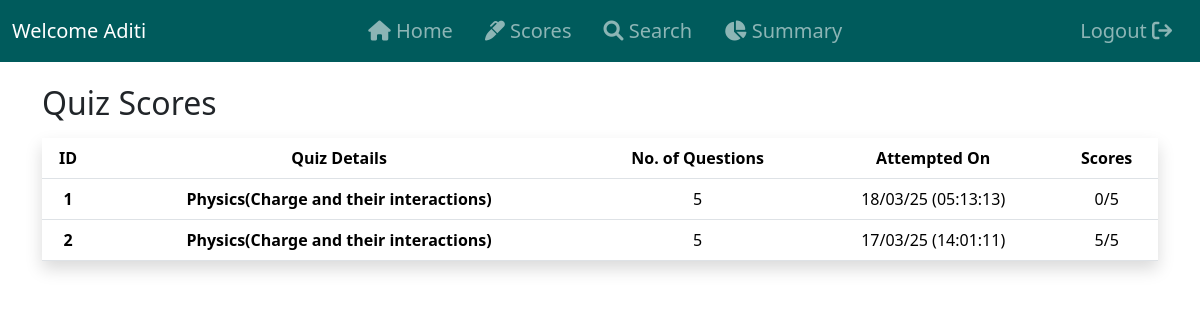
The app's page /quiz_scores/2 (signed in) with its own data.
### controllers/models.py (models this page shows, shortened)
class User(db.Model, UserMixin):
    __tablename__ = 'user'
    id = db.Column(db.Integer, primary_key=True)
    fullname = db.Column(db.String(200), nullable=False)
    email = db.Column(db.String(150), unique=True, nullable=False)
    username = db.Column(db.String(100), unique=True, nullable=False)
    dob = db.Column(db.Date, nullable=False)
    qualification = db.Column(db.String(200))
    document_path = db.Column(db.String(length=200), nullable=False)  # Path to uploaded document
    password = db.Column(db.String(60), nullable=False)

class Score(db.Model):
    id = db.Column(db.Integer, primary_key=True)
    quiz_id = db.Column(db.Integer, db.ForeignKey('quiz.id'), nullable=False)
    user_id = db.Column(db.Integer, db.ForeignKey('user.id'), nullable=False)
    time_stamp_of_attempt = db.Column(db.DateTime, default=func.now())
    total_scored = db.Column(db.Integer, nullable=False)
    user = db.relationship('User', backref='scores')
    @hybrid_property
    def formatted_timestamp(self):
        if self.time_stamp_of_attempt:
            return self.time_stamp_of_attempt.strftime("%d/%m/%y (%H:%M:%S)")
        return None

class Subject(db.Model):
    id = db.Column(db.Integer, primary_key=True)
    name = db.Column(db.String(200), unique=True, nullable=False)
    description = db.Column(db.Text)
    chapters = db.relationship('Chapter', backref='subject', cascade='all, delete-orphan')

class Chapter(db.Model):
    id = db.Column(db.Integer, primary_key=True)
    name = db.Column(db.String(200), nullable=False, unique=True)
    description = db.Column(db.Text, nullable=False)
    no_of_quizes = db.Column(db.Integer, nullable=False) # I don't know how to use this stuff.
    subject_id = db.Column(db.Integer, db.ForeignKey('subject.id'), nullable=False)
    quizzes = db.relationship('Quiz', backref='chapter', cascade='all, delete-orphan')

### controllers/routes.py (the view)
@app.route('/quiz_scores/<int:user_id>')
@login_required
def quiz_scores(user_id=None):
    scores = (
        Score.query
        .join(Quiz)  # Join to access Quiz fields
        .filter(Score.user_id == user_id)
        .order_by(Quiz.chapter_id, Score.time_stamp_of_attempt.desc())  # Order by chapter and time_stamp_of_attempt
        .options(joinedload(Score.quiz))  # Eager load to reduce queries
        .all()
    )
    return render_template('quiz_scores.html', scores=scores)

### controllers/models.py (called while the page is built)
@login_manager.user_loader
def load_user(user_id):
    try:
        user_type, id = user_id.split('-')
        id = int(id)
        if user_type == 'admin':
            return Admin.query.get(id)
        else:
            return User.query.get(id)
    except (ValueError, AttributeError):
        print(f"ERROR: Invalid user_id: {user_id}")
        return None

    @hybrid_property
    def no_of_questions(self):
        return len(self.questions)

### controllers/templates/quiz_scores.html (shortened to what this page needs)
{% extends 'base.html' %}
{% block content %}
    <div class="container mt-4">
            <h2>Quiz Scores</h2>
            {% if scores %}
                <table class="table table-hover shadow mt-3">
                    <thead>
                        <tr>
                            <th scope="col" class="text-center">ID</th>
                            <th scope="col" class="text-center">Quiz Details</th>
                            <th scope="col" class="text-center">No. of Questions</th>
                            <th scope="col" class="text-center">Attempted On</th>
                            <th scope="col" class="text-center">Scores</th>
                        </tr>
                    </thead>
                    <tbody>
                        {% for score in scores %}
                            <tr>
                                <th scope="col" class="text-center">{{ loop.index }}</th>
                                <th scope="col" class="text-center">{{ score.quiz.subject.name }}({{ score.quiz.chapter.name }})</th>
                                <td class="text-center">{{score.quiz.no_of_questions}}</td>
                                <td class="text-center">{{score.formatted_timestamp}}</td>
                                <td class="text-center">{{score.total_scored}}/{{score.quiz.no_of_questions}}</td>
                            </tr>
                        {% endfor %}
                    </tbody>
                </table>
            {% else %}
                <div class="container"><h3 style="color: #808080;">You haven't participated in any quiz yet! Participate to have scores</h3></div>
            {% endif %}
    </div>
{% endblock%}

### controllers/templates/base.html (shortened to what this page needs)
<!doctype html>
<html lang="en">
<head>
    <link rel="stylesheet" href="https://cdnjs.cloudflare.com/ajax/libs/font-awesome/6.0.0-beta3/css/all.min.css">
    <link href="https://cdn.jsdelivr.net/npm/bootstrap@5.3.3/dist/css/bootstrap.min.css" rel="stylesheet"
>
    <link rel="stylesheet" href="../static/styles.css">
</head>
<body class="d-flex flex-column min-vh-100">
    <header>
        <nav class="navbar navbar-expand-lg navbar-dark fixed-top color custom-navbar">
            <div class="container-fluid">
                {% if current_user.is_authenticated %}
                <a class="navbar-brand me-auto" href="#">
                    Welcome {{ current_user.username if current_user.username else current_user.email.split('@')[0] }}
                </a>
                <div class="collapse navbar-collapse justify-content-center" id="navbarNavAltMarkup">
                    <div class="navbar-nav">
                        <a class="nav-link fs-5 px-3 py-2" aria-current="page" href="{{url_for('dashboard')}}"><i class="fa-solid fa-house"></i> Home</a>
                        {% if current_user.__tablename__ == 'admin' %}
                            <a class="nav-link fs-5 px-3 py-2" href="{{url_for('quiz_management')}}"><i class="fa-solid fa-question"></i> Quiz</a>
                        {% elif current_user.__tablename__ == 'user' %}
                            <a class="nav-link fs-5 px-3 py-2" href="{{ url_for('quiz_scores', user_id=current_user.id)}}"><i class="fa-solid fa-marker"></i> Scores</a>
                        {% endif %}
                        <a class="nav-link fs-5 px-3 py-2" href="{{url_for('search')}}"><i class="fa-solid fa-magnifying-glass"></i> Search</a>
                        <a class="nav-link fs-5 px-3 py-2" href="{{url_for('summary')}}"><i class="fa-solid fa-chart-pie"></i> Summary</a>
                    </div>
                </div>
                <div class="justify-content" id="navbarNavAltMarkup">
                    <div class="navbar-nav ms-auto fs-5">
                        <a class="nav-link fs-5 px-3 py-2" href="{{url_for('logout')}}">
                            Logout <i class="fa-solid fa-arrow-right-from-bracket"></i>
                        </a>
                    </div>
                </div>
                {% endif %}
            </div>
        </nav>
    </header>
    <main class="flex-grow-1">
        {% block content %}
        {% endblock %}
    </main>
</body>
</html>

### controllers/static/styles.css (style rules this page uses)
body { padding-top: 60px; }
.custom-navbar { background-color: #005B5C; }

### records on screen
User: username "Aditi"
Score: quiz.subject.name "Physics", quiz.chapter.name "Charge and their interactions", quiz.no_of_questions "5", formatted_timestamp "18/03/25 (05:13:13)", total_scored "0"
Score: quiz.subject.name "Physics", quiz.chapter.name "Charge and their interactions", quiz.no_of_questions "5", formatted_timestamp "17/03/25 (14:01:11)", total_scored "5"
